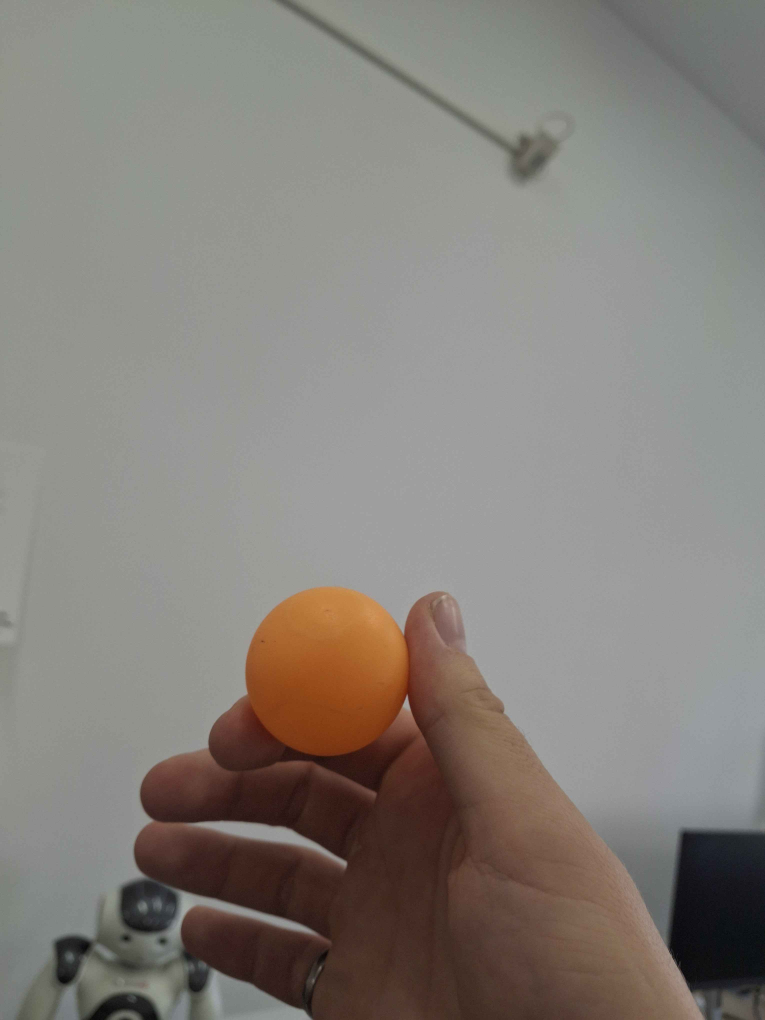
#> input picture src/server/pure_image_processing/samples/1.jpg, 3060 x 4080 px (shown at 1/4 size)
$ python -i preprocess.py   (imports and definitions only)
#> lines starting #> are read from the running program, lines starting #| are printed output that depends on the picture; after the words box and inside, x2 and y2 are one past the last pixel; in counts of white or black regions, pixels touching at a corner belong together
import cv2
import numpy as np
import os


def preprocess_image(image):
    # 30% Zoom pentru eliminarea marginilor inutile din background
    height, width = image.shape[:2]
#> height = 4080; width = 3060
    center_x, center_y = width // 2, height // 2
#> center_x = 1530; center_y = 2040
    zoom_factor =1

    # Operatiune de resize pentru a ...
    # Putea sa aleg chestii precum conturui dupa valori pe care ma pot baza ca au o limita
    # folosit pentru testare
    crop_x = int(center_x * zoom_factor)
#> crop_x = 1530
    crop_y = int(center_y * zoom_factor)
#> crop_y = 2040
    cropped = image[center_y - crop_y:center_y + crop_y, center_x - crop_x:center_x + crop_x]
    resized = cv2.resize(cropped, (500, 500))
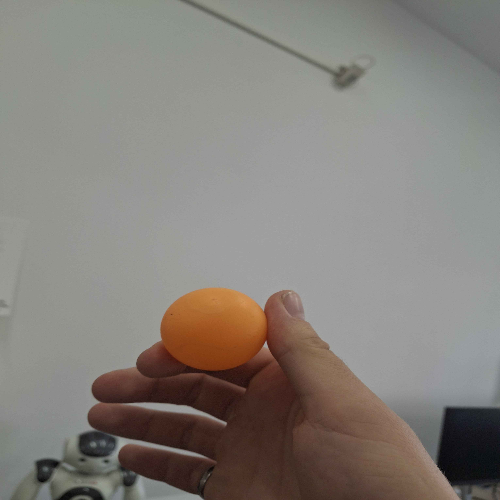
#> resized: shape (500, 500, 3); mean R, G, B 133.3, 128.2, 122.6


    gray = cv2.cvtColor(resized, cv2.COLOR_RGB2GRAY)
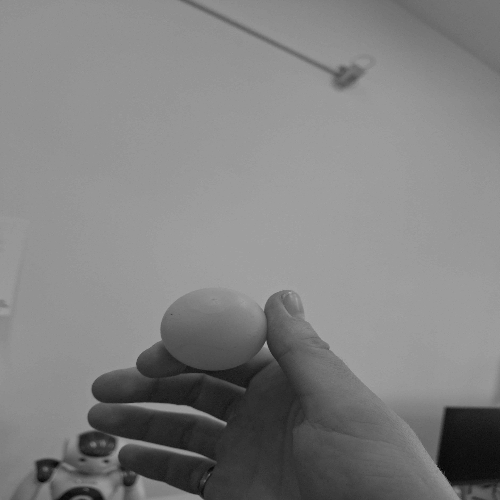
#> gray: shape (500, 500); min 1, max 173, mean 129.1

    equalized = cv2.equalizeHist(gray)
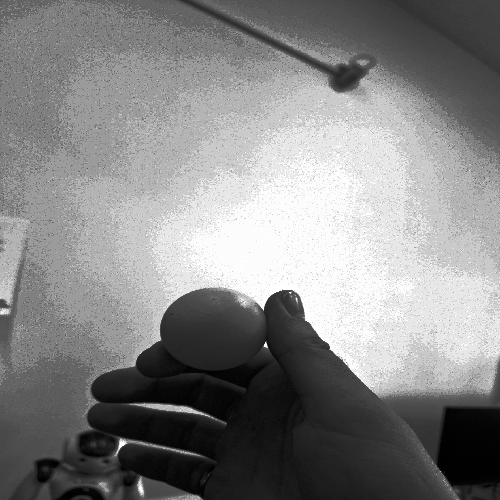
#> equalized: shape (500, 500); min 0, max 255, mean 133.5

    blurred = cv2.GaussianBlur(equalized, (7, 7), 0)

    thresh = cv2.adaptiveThreshold(
        blurred, 255, cv2.ADAPTIVE_THRESH_GAUSSIAN_C, cv2.THRESH_BINARY_INV, 11, 2
    )
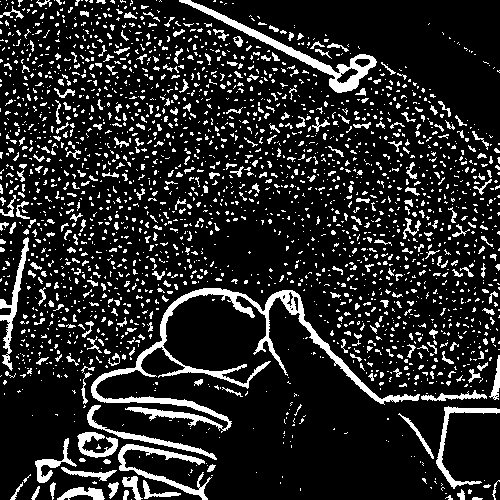
#> thresh: shape (500, 500); 15.1% white; 2424 white regions (2090 under 20 px), largest, box (x1, y1, x2, y2) and area: (91, 288, 420, 433) 5222, (179, 0, 377, 93) 1925, (118, 444, 212, 500) 1070

    #metoda apelata din disperare sa scap de goluri intre contururi
    kernel = cv2.getStructuringElement(cv2.MORPH_ELLIPSE, (7, 7))
    cleaned = cv2.morphologyEx(thresh, cv2.MORPH_CLOSE, kernel, iterations=11)
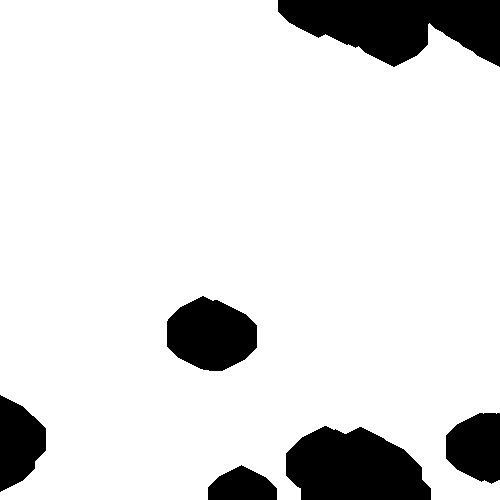
#> cleaned: shape (500, 500); 87.5% white; 6 black regions, box (x1, y1, x2, y2) and area: (278, 0, 500, 67) 10048, (286, 426, 431, 500) 8249, (167, 296, 257, 371) 5012, (0, 395, 46, 492) 3076, (446, 413, 500, 484) 3045, (208, 465, 277, 500) 1742

    #Algorigmul Canny pentru detectarea marginilor
    edges = cv2.Canny(cleaned, 150, 200)
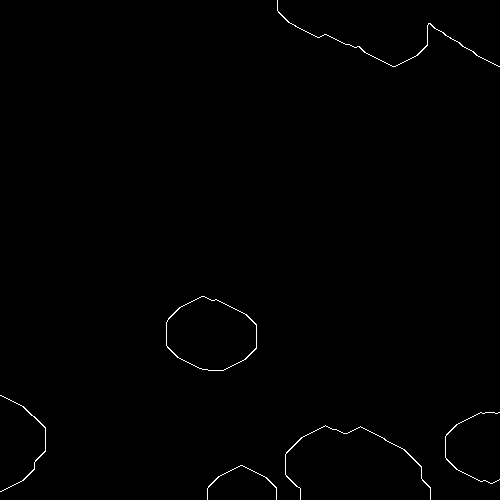
#> edges: shape (500, 500); 0.51% white in thin lines or dots


    return resized, edges

>>> import cv2
>>> picture = cv2.cvtColor(cv2.imread('samples/1.jpg'), cv2.COLOR_BGR2RGB)
>>> result = preprocess_image(picture)
